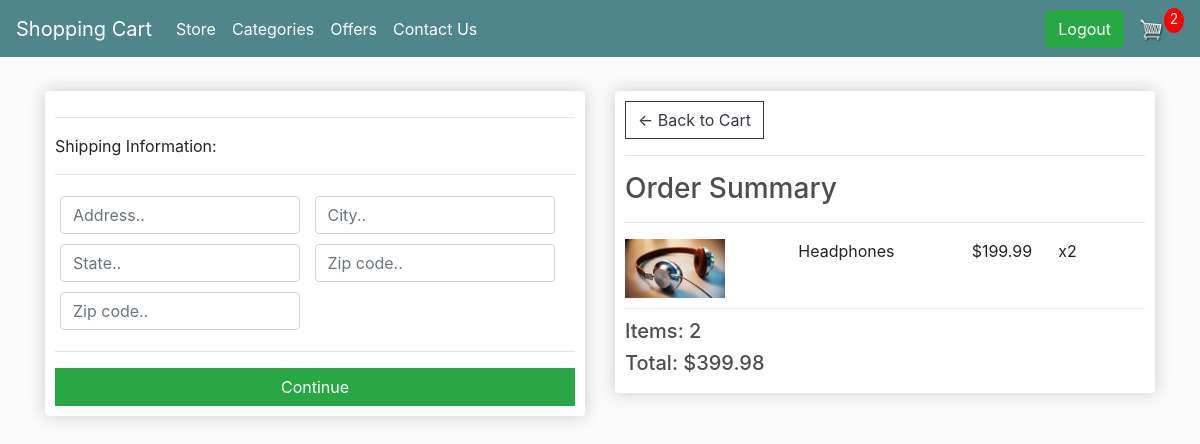
Screenshot of /checkout/ (signed in) with the database file from the repository.
### store/models.py (models this page shows, shortened)
class OrderItem(models.Model):
	product = models.ForeignKey(Product, on_delete=models.SET_NULL, null=True)
	order = models.ForeignKey(Order, on_delete=models.SET_NULL, null=True)
	quantity = models.IntegerField(default=0, null=True, blank=True)
	date_added = models.DateTimeField(auto_now_add=True)
	@property
	def get_total(self):
		total = self.product.price * self.quantity
		return total

class Product(models.Model):
	name = models.CharField(max_length=200)
	price = models.DecimalField(max_digits=5, decimal_places=2)
	digital = models.BooleanField(default=False,null=True, blank=True)
	image = models.ImageField(null=True, blank=True)
	@property
	def imageURL(self):
		try:
			url = self.image.url
		except:
			url = ''
		return url

class Order(models.Model):
	customer = models.ForeignKey(Customer, on_delete=models.SET_NULL, null=True, blank=True)
	date_ordered = models.DateTimeField(auto_now_add=True)
	complete = models.BooleanField(default=False)
	transaction_id = models.CharField(max_length=100, null=True)
	@property
	def shipping(self):
		shipping = False
		orderitems = self.orderitem_set.all()
		for i in orderitems:
			if i.product.digital == False:
				shipping = True
		return shipping
	@property
	def get_cart_total(self):
		orderitems = self.orderitem_set.all()
		total = sum([item.get_total for item in orderitems])
		return total
	@property
	def get_cart_items(self):
		orderitems = self.orderitem_set.all()
		total = sum([item.quantity for item in orderitems])
		return total

### store/views.py (the view)
# urls.py: path('checkout/', views.checkout, name="checkout"),
def checkout(request):
	data = cartData(request)
	cartItems = data['cartItems']
	order = data['order']
	items = data['items']
	context = {'items':items, 'order':order, 'cartItems':cartItems, 'shipping':False}
	return render(request, 'store/checkout.html', context)

### store/utils.py (called while the page is built)
def cartData(request):
	if request.user.is_authenticated:
		customer = request.user.customer
		order, created = Order.objects.get_or_create(customer=customer, complete=False)
		items = order.orderitem_set.all()
		cartItems = order.get_cart_items
	else:
		cookieData = cookieCart(request)
		cartItems = cookieData['cartItems']
		order = cookieData['order']
		items = cookieData['items']
	return {'items':items, 'order':order, 'cartItems':cartItems}

### store/templates/store/checkout.html (shortened to what this page needs)
{% extends 'store/main.html' %}
{% load static %}
{% block content %}
<div class="row">
	<div class="col-lg-6">
		<div class="box-element" id="form-wrapper">
			<form id="form">
				<div id="shipping-info">
					<hr>
					<p>Shipping Information:</p>
					<hr>
					<div class="form-field">
						<input required class="form-control" type="text" name="address" placeholder="Address..">
					</div>
					<div class="form-field">
						<input required class="form-control" type="text" name="city" placeholder="City..">
					</div>
					<div class="form-field">
						<input required class="form-control" type="text" name="state" placeholder="State..">
					</div>
					<div class="form-field">
						<input required class="form-control" type="text" name="zipcode" placeholder="Zip code..">
					</div>
					<div class="form-field">
						<input required class="form-control" type="text" name="country" placeholder="Zip code..">
					</div>
				</div>
				<hr>
				<input id="form-button" class="btn btn-success btn-block" type="submit" value="Continue">
			</form>
		</div>
		<br>
	</div>
	<div class="col-lg-6">
		<div class="box-element">
			<a  class="btn btn-outline-dark" href="{% url 'cart' %}">&#x2190; Back to Cart</a>
			<hr>
			<h3>Order Summary</h3>
			<hr>
			{% for item in items %}
			<div class="cart-row">
				<div style="flex:2"><img class="row-image" src="{{item.product.imageURL}}"></div>
				<div style="flex:2"><p>{{item.product.name}}</p></div>
				<div style="flex:1"><p>${{item.product.price|floatformat:2}}</p></div>
				<div style="flex:1"><p>x{{item.quantity}}</p></div>
			</div>
			{% endfor %}
			<h5>Items:   {{order.get_cart_items}}</h5>
			<h5>Total:   ${{order.get_cart_total|floatformat:2}}</h5>
		</div>
	</div>
</div>
{% endblock content %}

### static/css/main.css (style rules this page uses)
body { background-color: hsl(0, 0%, 98%); }
h1,h2,h3,h4,h5,h6 { color:hsl(0, 0%, 30%); }
.box-element { box-shadow:hsl(0, 0%, 80%) 0 0 16px; background-color: #fff; border-radius: 4px; padding: 10px; }
.col-lg-4, .col-lg-6, .col-lg-8, .col-lg-12 { margin-top: 10px; }
.btn { border-radius: 0; }
.row-image { width: 100px; }
.form-field { width:250px; display: inline-block; padding: 5px; }
.cart-row { display: flex; align-items: flex-stretch; padding-bottom: 10px; margin-bottom: 10px; border-bottom: 1px solid #ececec; }

### rows the page displays
OrderItem: product.imageURL (picture), product.name "Headphones", product.price "199.99", quantity "2"
Order: get_cart_items "2", get_cart_total "399.98"

### other values shown
{{ cartItems }} "2"
